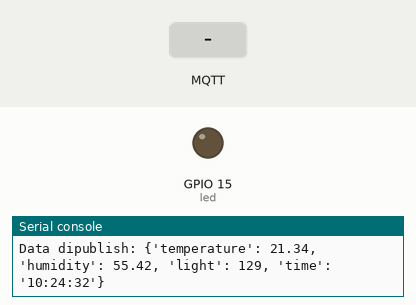
Simulated run of this program. Board: ESP32 board running MicroPython. Shown: output pins drawn as LEDs (lit = HIGH), the last lines printed to the serial console. Wiring (from the project's diagram.json): DHT22 sensor on GPIO 2, DHT22 sensor on GPIO 15. The inputs (shaded band) are chosen by the test bench. WiFi joins after 1.5 s; the clock reads 2024-03-15 10:24:30 at power-on unless the program sets it; random numbers come from a fixed seed; no MQTT or app messages arrive unless stated.

Above: at 3.3 s.
3.4 s: MQTT message "ON" arrives on the first subscribed topic
At 8.3 s:
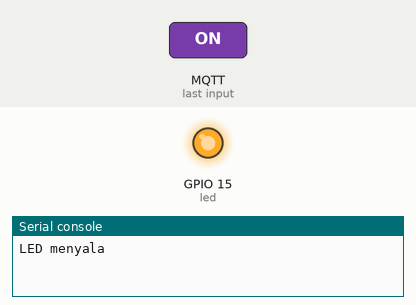
8.6 s: MQTT message "OFF" arrives on the first subscribed topic
At 13.5 s:
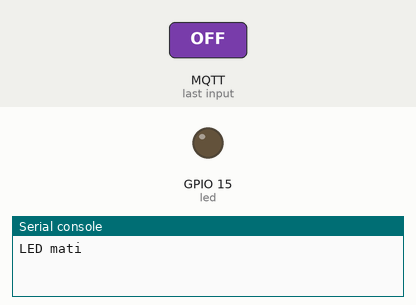
Timing chart, 0 to 15.0 s (numbered marks = the images above; inputs shaded):
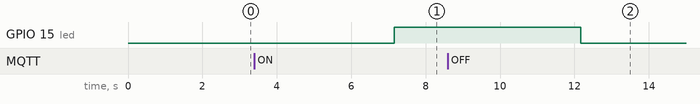

The program:

main.py
```python
import network
import random
import json
from machine import Pin
from umqtt.simple import MQTTClient
from utime import sleep, localtime

# Konfigurasi WiFi
WIFI_SSID = "Wokwi-GUEST"
WIFI_PASSWORD = ""

# Konfigurasi MQTT
MQTT_CLIENT_ID = "mqttx_e6decbc0"
MQTT_BROKER = "test.mosquitto.org"
TOPIC_SENSOR = "/UNI193/MutiaraSetyaRini/aktuasi_led"

# Inisialisasi LED
led = Pin(15, Pin.OUT)

# Fungsi untuk menghubungkan ke WiFi
def connect_wifi():
    wlan = network.WLAN(network.STA_IF)
    wlan.active(True)
    wlan.connect(WIFI_SSID, WIFI_PASSWORD)

    print("Menghubungkan ke WiFi...", end="")
    while not wlan.isconnected():
        sleep(1)
        print(".", end="")
    print("\nTerhubung ke WiFi")
    print("IP Address:", wlan.ifconfig()[0])

# Fungsi untuk memvalidasi koneksi MQTT
def reconnect_mqtt(client):
    try:
        client.connect()
        print("Berhasil menyambung ulang ke broker MQTT")
    except Exception as e:
        print(f"Gagal menyambung ulang ke broker MQTT: {e}")

# Fungsi callback untuk pesan MQTT
def mqtt_callback(topic, msg):
    print(f"DEBUG: Pesan diterima - Topic: {topic.decode()}, Message: {msg.decode()}")
    if msg.decode().strip() == "ON":
        led.on()
        print("LED menyala")
    elif msg.decode().strip() == "OFF":
        led.off()
        print("LED mati")
    else:
        print(f"Pesan tidak dikenali: {msg.decode()}")

# Fungsi utama
def main():
    connect_wifi()

    # Inisialisasi MQTT Client
    client = MQTTClient(MQTT_CLIENT_ID, MQTT_BROKER)
    client.set_callback(mqtt_callback)

    try:
        client.connect()
        print("Terhubung ke broker MQTT")
    except Exception as e:
        print(f"Gagal terhubung ke broker MQTT: {e}")
        return

    # Subscribe ke topic untuk kontrol LED
    try:
        client.subscribe(TOPIC_SENSOR)
        print(f"Berlangganan ke topic: {TOPIC_SENSOR}")
    except Exception as e:
        print(f"Gagal subscribe ke topic: {e}")
        return

    try:
        while True:
            # Simulasi data sensor
            temperature = random.uniform(20.0, 30.0)
            humidity = random.uniform(30, 60)
            light = random.randint(0, 1023)
            timestamp = localtime()

            # Buat data JSON
            sensor_data = {
                "temperature": round(temperature, 2),
                "humidity": round(humidity, 2),
                "light": light,
                "time": f"{timestamp[3]:02}:{timestamp[4]:02}:{timestamp[5]:02}"
            }

            # Publish data sensor
            try:
                client.publish(TOPIC_SENSOR, json.dumps(sensor_data))
                print(f"Data dipublish: {sensor_data}")
            except Exception as e:
                print(f"Gagal mempublish data: {e}")
                reconnect_mqtt(client)

            # Periksa pesan untuk kontrol LED
            try:
                client.check_msg()
            except Exception as e:
                print(f"Kesalahan saat memeriksa pesan: {e}")

            sleep(5)  # Delay 5 detik sebelum loop berikutnya

    except KeyboardInterrupt:
        print("Program dihentikan")
    finally:
        try:
            client.disconnect()
            print("Terputus dari broker MQTT")
        except Exception as e:
            print(f"Gagal memutuskan koneksi dari broker MQTT: {e}")

# Jalankan program
if __name__ == "__main__":
    main()
```

Measured:
- after the input at 3.4 s, GPIO 15 (led): LOW → HIGH after 3.8 s
- after the input at 8.6 s, GPIO 15 (led): HIGH → LOW after 3.6 s
